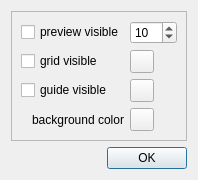
<?xml version="1.0" encoding="UTF-8"?>
<ui version="4.0">
 <class>AdjustSceneWidget</class>
 <widget class="QDialog" name="AdjustSceneWidget">
  <property name="geometry">
   <rect>
    <x>0</x>
    <y>0</y>
    <width>198</width>
    <height>175</height>
   </rect>
  </property>
  <property name="windowTitle">
   <string>Scene Settings</string>
  </property>
  <property name="modal">
   <bool>true</bool>
  </property>
  <layout class="QGridLayout" name="gridLayout_2">
   <item row="0" column="0">
    <widget class="QFrame" name="frame">
     <property name="sizePolicy">
      <sizepolicy hsizetype="Preferred" vsizetype="Maximum">
       <horstretch>0</horstretch>
       <verstretch>0</verstretch>
      </sizepolicy>
     </property>
     <property name="frameShape">
      <enum>QFrame::StyledPanel</enum>
     </property>
     <property name="frameShadow">
      <enum>QFrame::Sunken</enum>
     </property>
     <layout class="QVBoxLayout" name="verticalLayout">
      <item>
       <layout class="QGridLayout" name="gridLayout">
        <item row="0" column="0">
         <widget class="QCheckBox" name="m_previewCheckBox">
          <property name="text">
           <string>preview visible</string>
          </property>
         </widget>
        </item>
        <item row="0" column="1">
         <widget class="IntValueEditor" name="m_previewEditor">
          <property name="toolTip">
           <string>preview density</string>
          </property>
          <property name="maximum">
           <number>999</number>
          </property>
          <property name="value">
           <number>10</number>
          </property>
         </widget>
        </item>
        <item row="1" column="0">
         <widget class="QCheckBox" name="m_gridCheckBox">
          <property name="text">
           <string>grid visible</string>
          </property>
         </widget>
        </item>
        <item row="1" column="1">
         <widget class="QToolButton" name="m_gridColorButton">
          <property name="maximumSize">
           <size>
            <width>24</width>
            <height>24</height>
           </size>
          </property>
          <property name="toolTip">
           <string>set grid color</string>
          </property>
          <property name="text">
           <string/>
          </property>
          <property name="icon">
           <iconset resource="../qosmic.qrc">
            <normaloff>:/icons/silk/color_wheel.xpm</normaloff>:/icons/silk/color_wheel.xpm</iconset>
          </property>
         </widget>
        </item>
        <item row="2" column="0">
         <widget class="QCheckBox" name="m_guideCheckBox">
          <property name="text">
           <string>guide visible</string>
          </property>
         </widget>
        </item>
        <item row="2" column="1">
         <widget class="QToolButton" name="m_guideColorButton">
          <property name="maximumSize">
           <size>
            <width>24</width>
            <height>24</height>
           </size>
          </property>
          <property name="toolTip">
           <string>set guide color</string>
          </property>
          <property name="text">
           <string/>
          </property>
          <property name="icon">
           <iconset resource="../qosmic.qrc">
            <normaloff>:/icons/silk/color_wheel.xpm</normaloff>:/icons/silk/color_wheel.xpm</iconset>
          </property>
         </widget>
        </item>
        <item row="3" column="1">
         <widget class="QToolButton" name="m_bgColorButton">
          <property name="maximumSize">
           <size>
            <width>24</width>
            <height>24</height>
           </size>
          </property>
          <property name="toolTip">
           <string>set background color</string>
          </property>
          <property name="text">
           <string/>
          </property>
          <property name="icon">
           <iconset resource="../qosmic.qrc">
            <normaloff>:/icons/silk/color_wheel.xpm</normaloff>:/icons/silk/color_wheel.xpm</iconset>
          </property>
         </widget>
        </item>
        <item row="3" column="0">
         <widget class="QLabel" name="label_5">
          <property name="layoutDirection">
           <enum>Qt::RightToLeft</enum>
          </property>
          <property name="text">
           <string>background color</string>
          </property>
          <property name="alignment">
           <set>Qt::AlignRight|Qt::AlignTrailing|Qt::AlignVCenter</set>
          </property>
         </widget>
        </item>
       </layout>
      </item>
     </layout>
    </widget>
   </item>
   <item row="1" column="0">
    <widget class="QDialogButtonBox" name="m_okButtonBox">
     <property name="orientation">
      <enum>Qt::Horizontal</enum>
     </property>
     <property name="standardButtons">
      <set>QDialogButtonBox::Ok</set>
     </property>
    </widget>
   </item>
   <item row="2" column="0">
    <spacer name="verticalSpacer">
     <property name="orientation">
      <enum>Qt::Vertical</enum>
     </property>
     <property name="sizeHint" stdset="0">
      <size>
       <width>149</width>
       <height>0</height>
      </size>
     </property>
    </spacer>
   </item>
  </layout>
 </widget>
 <customwidgets>
  <customwidget>
   <class>IntValueEditor</class>
   <extends>QSpinBox</extends>
   <header>intvalueeditor.h</header>
  </customwidget>
 </customwidgets>
 <resources>
  <include location="../qosmic.qrc"/>
 </resources>
 <connections>
  <connection>
   <sender>m_okButtonBox</sender>
   <signal>accepted()</signal>
   <receiver>AdjustSceneWidget</receiver>
   <slot>accept()</slot>
   <hints>
    <hint type="sourcelabel">
     <x>86</x>
     <y>146</y>
    </hint>
    <hint type="destinationlabel">
     <x>91</x>
     <y>66</y>
    </hint>
   </hints>
  </connection>
 </connections>
</ui>
